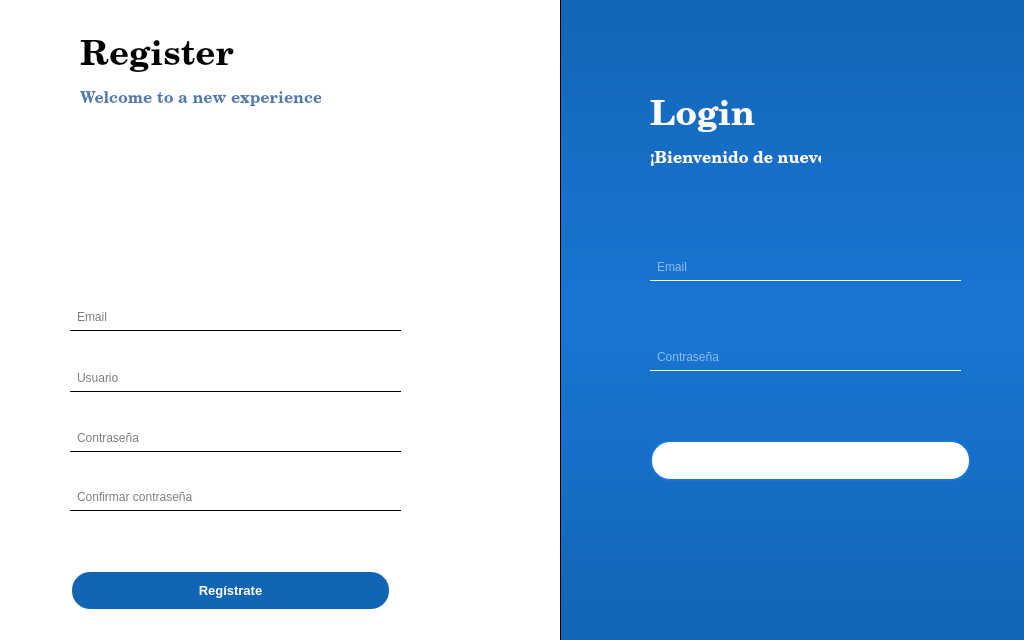
<?xml version="1.0" encoding="UTF-8"?>
<ui version="4.0">
 <class>Form</class>
 <widget class="QWidget" name="Form">
  <property name="geometry">
   <rect>
    <x>0</x>
    <y>0</y>
    <width>1024</width>
    <height>640</height>
   </rect>
  </property>
  <property name="windowTitle">
   <string>Form</string>
  </property>
  <property name="styleSheet">
   <string notr="true">/*-----QWidget-----*/
QWidget
{
	background-color: #fff;
	color: red;

}


/*-----QLabel-----*/
QLabel
{
	background-color: transparent;
	color: #454544;
	font-weight: bold;
	font-size: 13px;

}


/*-----QPushButton-----*/
QPushButton
{
	background-color: #1b3cbd;
	color: #fff;
	font-size: 13px;
	font-weight: bold;
	border-top-right-radius: 15px;
	border-top-left-radius: 0px;
	border-bottom-right-radius: 0px;
	border-bottom-left-radius: 15px;
	padding: 10px;

}


QPushButton::disabled
{
	background-color: #1b3cbd;

}


QPushButton::hover
{
	background-color: #254de8;

}


QPushButton::pressed
{
	background-color: #1b3cbd;

}


/*-----QCheckBox-----*/
QCheckBox
{
	background-color: transparent;
	color: #5c55e9;
	font-size: 10px;
	font-weight: bold;
	border: none;
	border-radius: 5px;

}


/*-----QCheckBox-----*/
QCheckBox::indicator
{
    background-color: #323232;
    border: 1px solid darkgray;
    width: 12px;
    height: 12px;

}


QCheckBox::indicator:checked
{
    image:url(&quot;./ressources/check.png&quot;);
	background-color: #5c55e9;
    border: 1px solid #5c55e9;

}


QCheckBox::indicator:unchecked:hover
{
    border: 1px solid #5c55e9;

}


QCheckBox::disabled
{
	color: #656565;

}


QCheckBox::indicator:disabled
{
	background-color: #656565;
	color: #656565;
    border: 1px solid #656565;

}


/*-----QLineEdit-----*/
QLineEdit
{
	background-color: #c2c7d5;
	color: #2a547f;
	border: none;
	padding: 5px;

}


/*-----QListView-----*/
QListView
{
	background-color: #5c55e9;
	color: #fff;
	font-size: 14px;
	font-weight: bold;
	show-decoration-selected: 0;
	border-radius: 4px;
	padding-left: -15px;
	padding-right: -15px;
	padding-top: 5px;

} 


QListView:disabled 
{
	background-color: #5c5c5c;

}


QListView::item
{
	background-color: #454e5e;
	border: none;
	padding: 10px;
	border-radius: 0px;
	padding-left : 10px;
	height: 32px;

}


QListView::item:selected
{
	color: #000;
	background-color: #fff;

}


QListView::item:!selected
{
	color:white;
	background-color: transparent;
	border: none;
	padding-left : 10px;

}


QListView::item:!selected:hover
{
	color: #fff;
	background-color: #5564f2;
	border: none;
	padding-left : 10px;

}


/*-----QTreeView-----*/
QTreeView 
{
	background-color: #fff;
	show-decoration-selected: 0;
	color: #454544;

}


QTreeView:disabled
{
	background-color: #242526;
	show-decoration-selected: 0;

}


QTreeView::item 
{
	border-top-color: transparent;
	border-bottom-color: transparent;

}


QTreeView::item:hover 
{
	background-color: #bcbdbb;
	color: #000;

}


QTreeView::item:selected 
{
	background-color: #5c55e9;
	color: #fff;

}


QTreeView::item:selected:active
{
	background-color: #5c55e9;
	color: #fff;

}


QTreeView::item:selected:disabled
{
	background-color: #525251;
	color: #656565;

}


QTreeView::branch:has-children:!has-siblings:closed,
QTreeView::branch:closed:has-children:has-siblings 
{
	image: url(://tree-closed.png);

}

QTreeView::branch:open:has-children:!has-siblings,
QTreeView::branch:open:has-children:has-siblings  
{
	image: url(://tree-open.png);

}


/*-----QTableView &amp; QTableWidget-----*/
QTableView
{
    background-color: #fff;
	border: 1px solid gray;
    color: #454544;
    gridline-color: gray;
    outline : 0;

}


QTableView::disabled
{
    background-color: #242526;
    border: 1px solid #32414B;
    color: #656565;
    gridline-color: #656565;
    outline : 0;

}


QTableView::item:hover 
{
    background-color: #bcbdbb;
    color: #000;

}


QTableView::item:selected 
{
	background-color: #5c55e9;
    color: #fff;

}


QTableView::item:selected:disabled
{
    background-color: #1a1b1c;
    border: 2px solid #525251;
    color: #656565;

}


QTableCornerButton::section
{
	background-color: #ced5e3;
	border: none;
    color: #fff;

}


QHeaderView::section
{
	color: #2a547f;
	border: 0px;
	background-color: #ced5e3;
	padding: 5px;

}


QHeaderView::section:disabled
{
    background-color: #525251;
    color: #656565;

}


QHeaderView::section:checked
{
    color: #fff;
    background-color: #5c55e9;

}


QHeaderView::section:checked:disabled
{
    color: #656565;
    background-color: #525251;

}


QHeaderView::section::vertical::first,
QHeaderView::section::vertical::only-one
{
    border-top: 1px solid #353635;

}


QHeaderView::section::vertical
{
    border-top: 1px solid #353635;

}


QHeaderView::section::horizontal::first,
QHeaderView::section::horizontal::only-one
{
    border-left: 1px solid #353635;

}


QHeaderView::section::horizontal
{
    border-left: 1px solid #353635;

}


/*-----QScrollBar-----*/
QScrollBar:horizontal 
{
    background-color: transparent;
    height: 8px;
    margin: 0px;
    padding: 0px;

}


QScrollBar::handle:horizontal 
{
    border: none;
	min-width: 100px;
    background-color: #7e92b7;

}


QScrollBar::add-line:horizontal, 
QScrollBar::sub-line:horizontal,
QScrollBar::add-page:horizontal, 
QScrollBar::sub-page:horizontal 
{
    width: 0px;
    background-color: #d8dce6;

}


QScrollBar:vertical 
{
    background-color: transparent;
    width: 8px;
    margin: 0;

}


QScrollBar::handle:vertical 
{
    border: none;
	min-height: 100px;
    background-color: #7e92b7;

}


QScrollBar::add-line:vertical, 
QScrollBar::sub-line:vertical,
QScrollBar::add-page:vertical, 
QScrollBar::sub-page:vertical 
{
    height: 0px;
    background-color: #d8dce6;

}
</string>
  </property>
  <widget class="QFrame" name="frame">
   <property name="geometry">
    <rect>
     <x>560</x>
     <y>-30</y>
     <width>471</width>
     <height>691</height>
    </rect>
   </property>
   <property name="styleSheet">
    <string notr="true">background: qlineargradient(x1:0, y1:0, x2:0, y2:1, stop:0 #1264b5, stop:0.5 #1976d3, stop:1 #1264b5);
</string>
   </property>
   <property name="frameShape">
    <enum>QFrame::StyledPanel</enum>
   </property>
   <property name="frameShadow">
    <enum>QFrame::Raised</enum>
   </property>
   <widget class="QLabel" name="label">
    <property name="geometry">
     <rect>
      <x>90</x>
      <y>110</y>
      <width>111</width>
      <height>81</height>
     </rect>
    </property>
    <property name="font">
     <font>
      <family>Century</family>
      <pointsize>-1</pointsize>
      <bold>true</bold>
     </font>
    </property>
    <property name="styleSheet">
     <string notr="true">background-color: transparent;</string>
    </property>
    <property name="text">
     <string>&lt;html&gt;&lt;head/&gt;&lt;body&gt;&lt;p&gt;&lt;span style=&quot; font-size:26pt; color:#ffffff;&quot;&gt;Login&lt;/span&gt;&lt;/p&gt;&lt;/body&gt;&lt;/html&gt;</string>
    </property>
   </widget>
   <widget class="QLabel" name="label_2">
    <property name="geometry">
     <rect>
      <x>90</x>
      <y>150</y>
      <width>171</width>
      <height>81</height>
     </rect>
    </property>
    <property name="font">
     <font>
      <family>Century</family>
      <pointsize>-1</pointsize>
      <bold>true</bold>
     </font>
    </property>
    <property name="styleSheet">
     <string notr="true">background-color: transparent;</string>
    </property>
    <property name="text">
     <string>&lt;html&gt;&lt;head/&gt;&lt;body&gt;&lt;p&gt;&lt;span style=&quot; font-size:12pt; color:#ffffff;&quot;&gt;¡Bienvenido de nuevo!&lt;/span&gt;&lt;/p&gt;&lt;/body&gt;&lt;/html&gt;</string>
    </property>
   </widget>
   <widget class="QLineEdit" name="lineEdit">
    <property name="geometry">
     <rect>
      <x>90</x>
      <y>280</y>
      <width>311</width>
      <height>31</height>
     </rect>
    </property>
    <property name="styleSheet">
     <string notr="true">QLineEdit {
    background-color: transparent;
	font: 11pt &quot;Century&quot;;
	color: rgb(255, 255, 255);
    border: 0px;
    border-bottom: 1px solid #ffffff; /* Cambia &quot;#yourBorderColor&quot; al color que desees para el borde inferior */
    padding-bottom: 1px; /* Ajusta el valor según el grosor del borde inferior */
}
QLineEdit:hover {
    border-bottom: 1px solid #ffffff; /* Cambia &quot;#yourHoverColor&quot; al color que desees cuando el cursor esté sobre el QLineEdit */
}
QLineEdit::placeholder{
	color: #ffffff
}
QLineEdit::placeholder {
    color: white; /* Establece el color del texto del marcador de posición en blanco */
}
</string>
    </property>
    <property name="placeholderText">
     <string>Email</string>
    </property>
   </widget>
   <widget class="QLineEdit" name="lineEdit_2">
    <property name="geometry">
     <rect>
      <x>90</x>
      <y>370</y>
      <width>311</width>
      <height>31</height>
     </rect>
    </property>
    <property name="styleSheet">
     <string notr="true">QLineEdit {
    background-color: transparent;
	font: 11pt &quot;Century&quot;;
	color: rgb(255, 255, 255);
    border: 0px;
    border-bottom: 1px solid #ffffff; /* Cambia &quot;#yourBorderColor&quot; al color que desees para el borde inferior */
    padding-bottom: 1px; /* Ajusta el valor según el grosor del borde inferior */
}
QLineEdit:hover {
    border-bottom: 1px solid #ffffff; /* Cambia &quot;#yourHoverColor&quot; al color que desees cuando el cursor esté sobre el QLineEdit */
}
QLineEdit::placeholder{
	color: #ffffff
}
QLineEdit::placeholder {
    color: white; /* Establece el color del texto del marcador de posición en blanco */
}
</string>
    </property>
    <property name="echoMode">
     <enum>QLineEdit::Password</enum>
    </property>
    <property name="placeholderText">
     <string>Contraseña</string>
    </property>
   </widget>
   <widget class="QWidget" name="widget" native="true">
    <property name="geometry">
     <rect>
      <x>370</x>
      <y>280</y>
      <width>31</width>
      <height>31</height>
     </rect>
    </property>
    <property name="styleSheet">
     <string notr="true">image: url(:/Icons/assets/Icons/usuario.png);
background-color: transparent;</string>
    </property>
   </widget>
   <widget class="QWidget" name="widget_3" native="true">
    <property name="geometry">
     <rect>
      <x>370</x>
      <y>370</y>
      <width>31</width>
      <height>31</height>
     </rect>
    </property>
    <property name="styleSheet">
     <string notr="true">image: url(:/Icons/assets/Icons/llave.png);
background-color: transparent;</string>
    </property>
   </widget>
   <widget class="QPushButton" name="pushButton">
    <property name="geometry">
     <rect>
      <x>90</x>
      <y>470</y>
      <width>321</width>
      <height>41</height>
     </rect>
    </property>
    <property name="styleSheet">
     <string notr="true">QPushButton {
    background-color: white;
    border: 2px solid #1976d3;
    border-radius: 20px; /* Ajusta el valor según el radio de redondeo deseado */
    padding: 5px 10px; /* Ajusta el valor según el espaciado interior deseado */
}


</string>
    </property>
    <property name="text">
     <string/>
    </property>
    <property name="icon">
     <iconset resource="../resources.qrc">
      <normaloff>:/Icons/assets/Icons/flecha-derecha.png</normaloff>:/Icons/assets/Icons/flecha-derecha.png</iconset>
    </property>
    <property name="iconSize">
     <size>
      <width>25</width>
      <height>25</height>
     </size>
    </property>
   </widget>
  </widget>
  <widget class="QLabel" name="label_4">
   <property name="geometry">
    <rect>
     <x>80</x>
     <y>60</y>
     <width>241</width>
     <height>81</height>
    </rect>
   </property>
   <property name="font">
    <font>
     <family>Century</family>
     <pointsize>-1</pointsize>
     <bold>true</bold>
    </font>
   </property>
   <property name="styleSheet">
    <string notr="true">background-color: transparent;</string>
   </property>
   <property name="text">
    <string>&lt;html&gt;&lt;head/&gt;&lt;body&gt;&lt;p&gt;&lt;span style=&quot; font-size:12pt; color:#4f79b1;&quot;&gt;Welcome to a new experience&lt;/span&gt;&lt;/p&gt;&lt;/body&gt;&lt;/html&gt;</string>
   </property>
  </widget>
  <widget class="QWidget" name="widget_10" native="true">
   <property name="geometry">
    <rect>
     <x>370</x>
     <y>420</y>
     <width>31</width>
     <height>31</height>
    </rect>
   </property>
   <property name="styleSheet">
    <string notr="true">background-color: transparent;
image: url(:/Icons/assets/Icons/cerrar.png);</string>
   </property>
   <widget class="QWidget" name="widget_11" native="true">
    <property name="geometry">
     <rect>
      <x>300</x>
      <y>0</y>
      <width>31</width>
      <height>31</height>
     </rect>
    </property>
    <property name="styleSheet">
     <string notr="true">background-color: transparent;
image: url(:/Icons/assets/Icons/cerrar.png);</string>
    </property>
   </widget>
  </widget>
  <widget class="QPushButton" name="pushButton_2">
   <property name="geometry">
    <rect>
     <x>10</x>
     <y>10</y>
     <width>41</width>
     <height>31</height>
    </rect>
   </property>
   <property name="styleSheet">
    <string notr="true">background-color: #ffffff;
</string>
   </property>
   <property name="text">
    <string/>
   </property>
   <property name="icon">
    <iconset resource="../resources.qrc">
     <normaloff>:/Icons/assets/Icons/energia.png</normaloff>:/Icons/assets/Icons/energia.png</iconset>
   </property>
   <property name="iconSize">
    <size>
     <width>20</width>
     <height>20</height>
    </size>
   </property>
  </widget>
  <widget class="QLineEdit" name="lineEdit_4">
   <property name="geometry">
    <rect>
     <x>70</x>
     <y>361</y>
     <width>331</width>
     <height>31</height>
    </rect>
   </property>
   <property name="styleSheet">
    <string notr="true">QLineEdit {
    background-color: transparent;
	font: 11pt &quot;Century&quot;;
	color: rgb(0, 0, 0);
    border: 0px;
    border-bottom: 1px solid #000000; /* Cambia &quot;#yourBorderColor&quot; al color que desees para el borde inferior */
    padding-bottom: 1px; /* Ajusta el valor según el grosor del borde inferior */
}
QLineEdit:hover {
    border-bottom: 1px solid #000000; /* Cambia &quot;#yourHoverColor&quot; al color que desees cuando el cursor esté sobre el QLineEdit */
}
QLineEdit::placeholder{
	color: #000000
}
QLineEdit::placeholder {
    color: 000000; /* Establece el color del texto del marcador de posición en blanco */
}
</string>
   </property>
   <property name="placeholderText">
    <string>Usuario</string>
   </property>
  </widget>
  <widget class="QWidget" name="widget_4" native="true">
   <property name="geometry">
    <rect>
     <x>370</x>
     <y>360</y>
     <width>31</width>
     <height>31</height>
    </rect>
   </property>
   <property name="styleSheet">
    <string notr="true">background-color: transparent;
image: url(:/Icons/assets/Icons/comprobacion-de-usuario.png);</string>
   </property>
  </widget>
  <widget class="QWidget" name="widget_12" native="true">
   <property name="geometry">
    <rect>
     <x>370</x>
     <y>480</y>
     <width>31</width>
     <height>31</height>
    </rect>
   </property>
   <property name="styleSheet">
    <string notr="true">background-color: transparent;
image: url(:/Icons/assets/Icons/cerrar.png);</string>
   </property>
   <widget class="QWidget" name="widget_13" native="true">
    <property name="geometry">
     <rect>
      <x>300</x>
      <y>0</y>
      <width>31</width>
      <height>31</height>
     </rect>
    </property>
    <property name="styleSheet">
     <string notr="true">background-color: transparent;
image: url(:/Icons/assets/Icons/cerrar.png);</string>
    </property>
   </widget>
  </widget>
  <widget class="QLabel" name="label_3">
   <property name="geometry">
    <rect>
     <x>80</x>
     <y>20</y>
     <width>361</width>
     <height>81</height>
    </rect>
   </property>
   <property name="font">
    <font>
     <family>Century</family>
     <pointsize>-1</pointsize>
     <bold>true</bold>
    </font>
   </property>
   <property name="styleSheet">
    <string notr="true">background-color: transparent;</string>
   </property>
   <property name="text">
    <string>&lt;html&gt;&lt;head/&gt;&lt;body&gt;&lt;p&gt;&lt;span style=&quot; font-size:26pt; color:#000000;&quot;&gt;Register&lt;/span&gt;&lt;/p&gt;&lt;/body&gt;&lt;/html&gt;</string>
   </property>
  </widget>
  <widget class="QLineEdit" name="lineEdit_6">
   <property name="geometry">
    <rect>
     <x>70</x>
     <y>480</y>
     <width>331</width>
     <height>31</height>
    </rect>
   </property>
   <property name="styleSheet">
    <string notr="true">QLineEdit {
    background-color: transparent;
	font: 11pt &quot;Century&quot;;
	color: rgb(0, 0, 0);
    border: 0px;
    border-bottom: 1px solid #000000; /* Cambia &quot;#yourBorderColor&quot; al color que desees para el borde inferior */
    padding-bottom: 1px; /* Ajusta el valor según el grosor del borde inferior */
}
QLineEdit:hover {
    border-bottom: 1px solid #000000; /* Cambia &quot;#yourHoverColor&quot; al color que desees cuando el cursor esté sobre el QLineEdit */
}
QLineEdit::placeholder{
	color: #000000
}
QLineEdit::placeholder {
    color: 000000; /* Establece el color del texto del marcador de posición en blanco */
}
</string>
   </property>
   <property name="echoMode">
    <enum>QLineEdit::Password</enum>
   </property>
   <property name="placeholderText">
    <string>Confirmar contraseña</string>
   </property>
  </widget>
  <widget class="QLineEdit" name="lineEdit_3">
   <property name="geometry">
    <rect>
     <x>70</x>
     <y>300</y>
     <width>331</width>
     <height>31</height>
    </rect>
   </property>
   <property name="styleSheet">
    <string notr="true">QLineEdit {
    background-color: transparent;
	font: 11pt &quot;Century&quot;;
	color: rgb(0, 0, 0);
    border: 0px;
    border-bottom: 1px solid #000000; /* Cambia &quot;#yourBorderColor&quot; al color que desees para el borde inferior */
    padding-bottom: 1px; /* Ajusta el valor según el grosor del borde inferior */
}
QLineEdit:hover {
    border-bottom: 1px solid #000000; /* Cambia &quot;#yourHoverColor&quot; al color que desees cuando el cursor esté sobre el QLineEdit */
}
QLineEdit::placeholder{
	color: #000000
}
QLineEdit::placeholder {
    color: 000000; /* Establece el color del texto del marcador de posición en blanco */
}
</string>
   </property>
   <property name="placeholderText">
    <string>Email</string>
   </property>
  </widget>
  <widget class="QLineEdit" name="lineEdit_5">
   <property name="geometry">
    <rect>
     <x>70</x>
     <y>421</y>
     <width>331</width>
     <height>31</height>
    </rect>
   </property>
   <property name="styleSheet">
    <string notr="true">QLineEdit {
    background-color: transparent;
	font: 11pt &quot;Century&quot;;
	color: rgb(0, 0, 0);
    border: 0px;
    border-bottom: 1px solid #000000; /* Cambia &quot;#yourBorderColor&quot; al color que desees para el borde inferior */
    padding-bottom: 1px; /* Ajusta el valor según el grosor del borde inferior */
}
QLineEdit:hover {
    border-bottom: 1px solid #000000; /* Cambia &quot;#yourHoverColor&quot; al color que desees cuando el cursor esté sobre el QLineEdit */
}
QLineEdit::placeholder{
	color: #000000
}
QLineEdit::placeholder {
    color: 000000; /* Establece el color del texto del marcador de posición en blanco */
}
</string>
   </property>
   <property name="echoMode">
    <enum>QLineEdit::Password</enum>
   </property>
   <property name="placeholderText">
    <string>Contraseña</string>
   </property>
  </widget>
  <widget class="QWidget" name="widget_2" native="true">
   <property name="geometry">
    <rect>
     <x>370</x>
     <y>299</y>
     <width>31</width>
     <height>31</height>
    </rect>
   </property>
   <property name="styleSheet">
    <string notr="true">background-color: transparent;
image: url(:/Icons/assets/Icons/en.png);</string>
   </property>
  </widget>
  <widget class="QPushButton" name="pushButton_3">
   <property name="geometry">
    <rect>
     <x>70</x>
     <y>570</y>
     <width>321</width>
     <height>41</height>
    </rect>
   </property>
   <property name="styleSheet">
    <string notr="true">QPushButton {
    background-color: #1264b5;
    border: 2px solid #ffffff;
    border-radius: 20px; /* Ajusta el valor según el radio de redondeo deseado */
    padding: 5px 10px; /* Ajusta el valor según el espaciado interior deseado */
}


</string>
   </property>
   <property name="text">
    <string>Regístrate</string>
   </property>
   <property name="icon">
    <iconset resource="../resources.qrc">
     <normaloff>:/Icons/assets/Icons/tornillo.png</normaloff>:/Icons/assets/Icons/tornillo.png</iconset>
   </property>
   <property name="iconSize">
    <size>
     <width>25</width>
     <height>25</height>
    </size>
   </property>
  </widget>
  <widget class="QLabel" name="label_5">
   <property name="geometry">
    <rect>
     <x>60</x>
     <y>-10</y>
     <width>501</width>
     <height>291</height>
    </rect>
   </property>
   <property name="text">
    <string>&lt;img src=&quot;:/img/assets/img/Logo Azul.png&quot; width=&quot;400&quot; height=&quot;400&quot;&gt;</string>
   </property>
  </widget>
 </widget>
 <resources>
  <include location="../resources.qrc"/>
 </resources>
 <connections/>
</ui>
